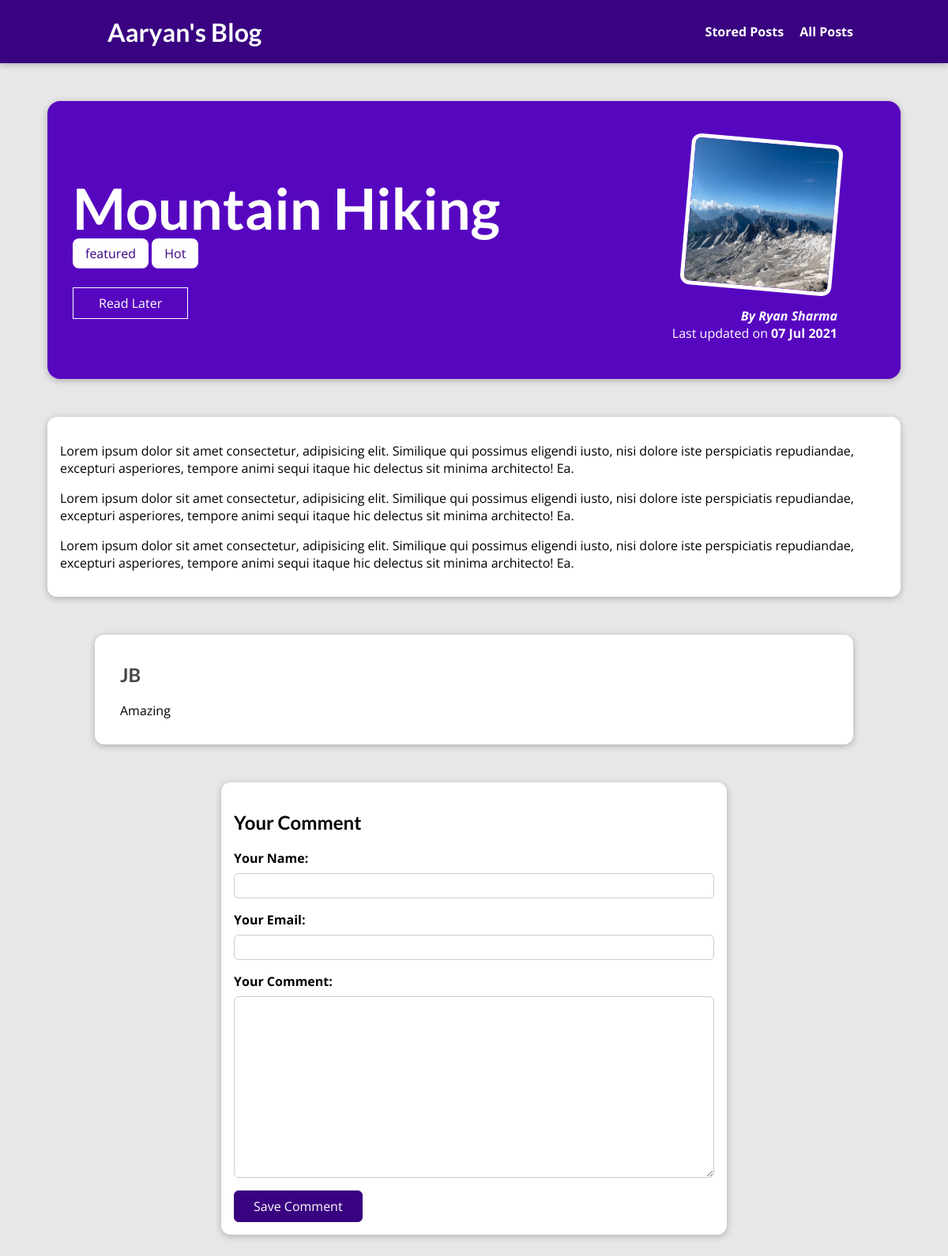
The app's page /posts/hike-in-the-mountains/ with its own data.
### blog/models.py (models this page shows, shortened)
class Post(models.Model):
    title = models.CharField(max_length=150)
    excerpt = models.CharField(max_length=200)
    image = models.ImageField(upload_to="posts",null=True)
    date = models.DateField(auto_now=True)
    slug = models.SlugField(unique=True, db_index=True)
    content = models.TextField(validators=[MinLengthValidator(10)])
    tag = models.ManyToManyField(Tag)
    author = models.ForeignKey(Author,on_delete=models.SET_NULL,null=True,related_name="posts")

class Tag(models.Model):
    caption = models.CharField(max_length=20)

class Author(models.Model):
    first_name = models.CharField(max_length=100)
    last_name = models.CharField(max_length=100)
    email_address = models.EmailField()
    def full_name(self):
        return f"{self.first_name} {self.last_name}"
    def __str__(self):
        return self.full_name()

class Comment(models.Model):
    user_name = models.CharField(max_length=100)
    user_email = models.EmailField()
    text = models.TextField(max_length=400)
    post = models.ForeignKey(Post,on_delete=models.CASCADE,related_name="comments")

### blog/views.py (the view, shortened to what this page needs)
# urls.py: path('posts/<slug:slug>/', views.SinglePostView.as_view(),
class SinglePostView(View):
    def is_stored_post(self,request,post_id):
        stored_posts = request.session.get("stored_posts")
        if stored_posts is not None:
            is_saved_for_later = post_id in stored_posts
        else:
            is_saved_for_later = False
        return is_saved_for_later
    def get(self,request,slug):
        post = Post.objects.get(slug=slug)
        context={
            "post":post,
            "post_tags":post.tag.all(),
            "comment_form":CommentForm(),
            "comments":post.comments.all().order_by("-id"),
            "saved_for_later":self.is_stored_post(request,post.id)
        }
        return render(request,"blog/post-detail.html",context)

### blog/forms.py
class CommentForm(forms.ModelForm):
    class Meta:
        model = Comment
        exclude = ["post"]
        labels={
            "user_name":"Your Name",
            "user_email":"Your Email",
            "text":"Your Comment"
        }

### blog/templates/blog/post-detail.html (shortened to what this page needs)
{% extends "base.html" %}
{% load static %}
{% block css_files %}
<link rel="stylesheet" href="{% static "blog/post-detail.css" %}" />
{% endblock %}
{% block content %}
<section id="summary">
  <h2>{{ post.title }}</h2>
  <div>
    {% for tag in post_tags %}
      <span class="tag">{{ tag.caption }}</span>
    {% endfor %}
  </div>
  <div id="read-later">
    <form action="{% url "read-later" %}" method="POST">
      <button>
        {% if saved_for_later %}
          Remove from "Read Later" List
        {% else %}
          Read Later
        {% endif %}
      </button>
    </form>
  </div>
  <article>
    <img src="{{ post.image.url }}" alt="{{ post.title }}" />
    <address>By <a href="mailto:{{ post.author.email_address }}">{{ post.author }}</a></address>
    <div>Last updated on <time>{{ post.date|date:"d M Y" }}</time></div>
  </article>
</section>
<main>
  {{ post.content|linebreaks }}
</main>
<section id="comments">
  <ul>
    {% for comment in comments %}
      <li>
        <h2>{{ comment.user_name }}</h2>
        <p>{{ comment.text|linebreaks }}</p>
      </li>
    {% endfor %}
  </ul>
</section>
<section id="comment-form">
  <h2>Your Comment</h2>
  <form action="{% url "post-detail-page" post.slug %}" method="POST">
    {% for form_field in comment_form %}
      <div class="form-control {% if form_field.errors %}invalid{% endif %}">
        {{ form_field.label_tag }}
        {{ form_field }}
      </div>
    {% endfor %}
    <button>Save Comment</button>
  </form>
</section>
{% endblock %}

### templates/base.html (shortened to what this page needs)
{% load static %}
<!DOCTYPE html>
<html lang="en">
<head>
    <link rel="stylesheet" href="{% static 'app.css'%}">
    {% block css_files %} {%endblock%}
</head>
<body>
    <header id="main-navigation">
        <h1> <a href="{% url 'starting-page' %}">Aaryan's Blog </a> </h1>
        <nav>
          <a href="{%url 'read-later'%}">Stored Posts </a>
          <a href="{%url 'posts-page'%}">All Posts </a>
        </nav>
      </header>
    {% block content%}
    {%endblock%}
</body>
</html>

### static/app.css (style rules this page uses)
* { box-sizing: border-box; }
html { font-family: 'Open Sans', 'Lato', sans-serif; }
body { margin: 0; }
h1, h2, h3 { font-family: 'Lato', sans-serif; font-weight: bold; }
#main-navigation { width: 100%; height: 5rem; display: flex; justify-content: space-between; align-items: center; padding: 0 10%; position: absolute; top: 0; left: 0; }
#main-navigation a { text-decoration: none; color: white; font-weight: bold; margin-left: 1rem; }

### blog/static/blog/post-detail.css (style rules this page uses)
body { background-color: #e7e7e7; }
#main-navigation { background-color: #390281; box-shadow: 0 2px 8px rgba(0, 0, 0, 0.25); }
#summary { margin: 8rem auto 3rem auto; padding: 2rem; width: 90%; max-width: 90rem; border-radius: 16px; background-color: #5706c0; position: relative; box-shadow: 0 2px 8px rgba(0, 0, 0, 0.25); height: 22rem; }
#summary h2 { color: white; font-size: 4.5rem; margin-bottom: 0.25rem; }
#summary article { position: absolute; top: 2rem; right: 3rem; padding: 1rem 2rem; border-radius: 12px; text-align: right; color: white; }
#summary article img { width: 12rem; height: 12rem; border-radius: 12px; transform: rotateZ(5deg); border: 5px solid white; margin-bottom: 1rem; }
#summary address { font-weight: bold; }
#summary a { color: white; text-decoration: none; }
#summary time { font-weight: bold; }
#read-later { margin: 2rem 0; }
#read-later button { background-color: transparent; border: 1px solid white; padding: 0.5rem 2rem; font: inherit; color: white; cursor: pointer; }
main { width: 90%; max-width: 90rem; margin: 3rem auto; background-color: white; padding: 1rem; border-radius: 12px; box-shadow: 0 2px 8px rgba(0, 0, 0, 0.25); }
.tag { background-color: white; color: #390281; padding: 0.5rem 1rem; border-radius: 8px; }
#comment-form { margin: 3rem auto; width: 90%; max-width: 40rem; border-radius: 12px; background-color: white; box-shadow: 0 2px 8px rgba(0, 0, 0, 0.25); padding: 1rem; }
#comment-form button { font: inherit; background-color: #390281; color: white; border: 1px solid #390281; padding: 0.5rem 1.5rem; border-radius: 6px; cursor: pointer; }
.form-control { margin-bottom: 1rem; }
.form-control label { font-weight: bold; margin-bottom: 0.5rem; display: block; }
.form-control input, .form-control textarea { display: block; width: 100%; font: inherit; padding: 0.25rem; border-radius: 6px; border: 1px solid #ccc; }
#comments { margin: 3rem auto; width: 90%; max-width: 60rem; border-radius: 12px; background-color: white; box-shadow: 0 2px 8px rgba(0, 0, 0, 0.25); padding: 1rem 2rem; }
#comments ul { list-style: none; margin: 0; padding: 0; }
#comments li { margin-bottom: 1rem; border-bottom: 2px solid #ccc; }
#comments li:last-of-type { border-bottom: none; }
#comments h2 { color: #464646; }

### records on screen
Post: title "Mountain Hiking", image (picture), author "Ryan Sharma", date "07 Jul 2021", content "Lorem ipsum dolor sit amet consectetur, adipisicing elit. Similique qui possimus eligendi iusto, nisi dolore iste perspiciatis repudiandae, excepturi asperiores, tempore animi sequi itaque hic delectus sit minima architecto! Ea. Lorem ipsum dolor sit amet consectetur, adipisicing elit. Similique qui possimus eligendi iusto, nisi dolore iste perspiciatis repudiandae, excepturi asperiores, tempore animi sequi itaque hic delectus sit minima architecto! Ea. Lorem ipsum dolor sit amet consectetur, adipisicing elit. Similique qui possimus eligendi iusto, nisi dolore iste perspiciatis repudiandae, excepturi asperiores, tempore animi sequi itaque hic delectus sit minima architecto! Ea."
Tag: caption "featured"
Tag: caption "Hot"
Comment: user_name "JB", text "Amazing"
